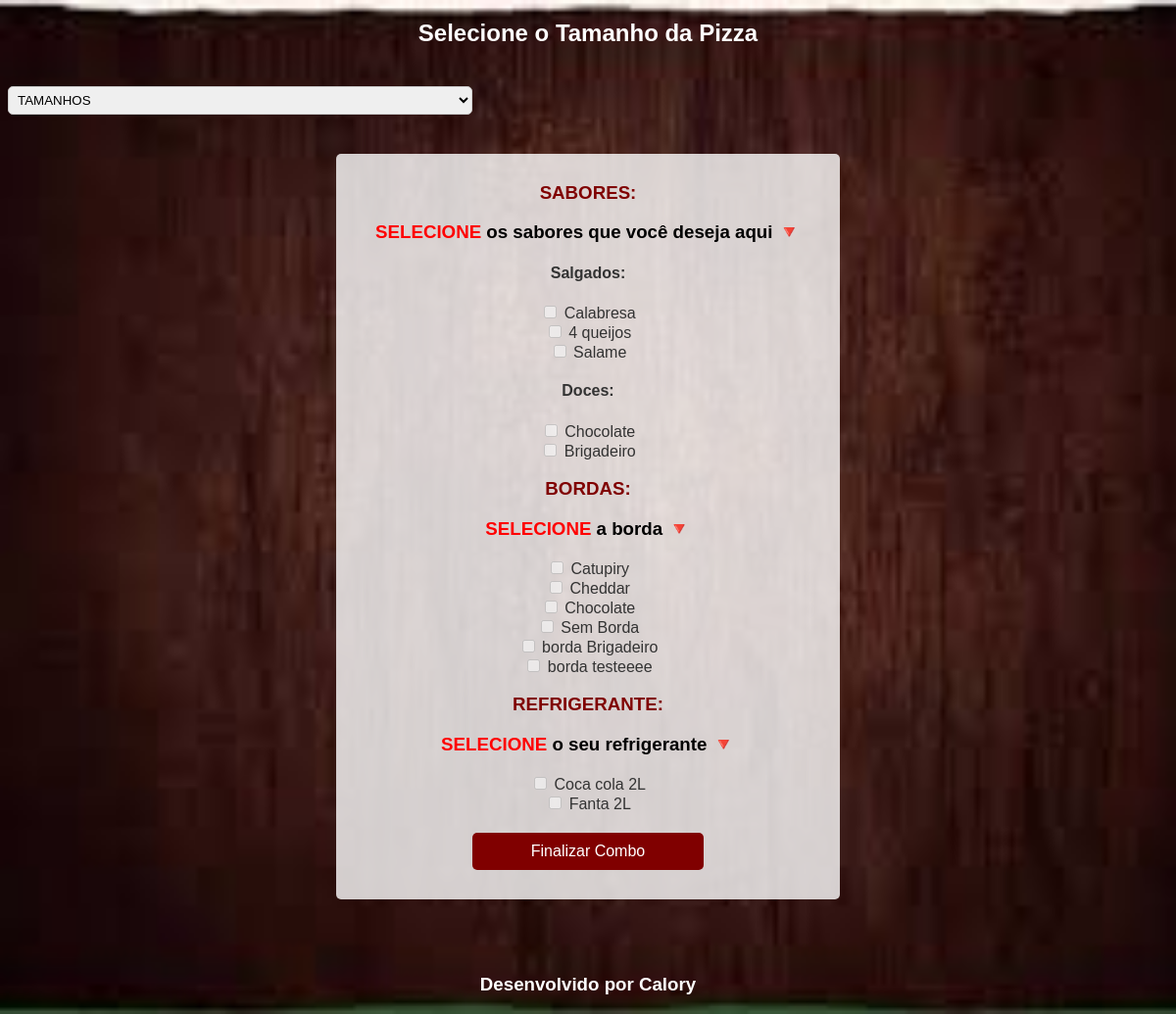
The app's page /montarCombo.php with its own data.
### tables this page shows
CREATE TABLE `montar` (
  `Id` int(11) NOT NULL AUTO_INCREMENT,
  `id_login` int(11) DEFAULT NULL,
  `id_variedades` int(11) DEFAULT NULL,
  `nome` varchar(100) DEFAULT NULL,
  `price` double DEFAULT NULL,
  `imagem` varchar(100) DEFAULT NULL,
  `status` tinyint(1) DEFAULT NULL,
  PRIMARY KEY (`Id`),
  KEY `id_variedades` (`id_variedades`),
  KEY `id_login` (`id_login`)
);

### montarCombo.php (the view, shortened to what this page needs)
<!DOCTYPE html>
<html>
    <head>
        <link rel="stylesheet" type="text/css" href="css/foods.css">
    </head>
    <body>
            <?php include('inc/container.php'); ?>
        <div class="pizzas">
            <form class="MontarC" method="post" action="cart.php?action=montarcombo">
                    <h1>Selecione o Tamanho da Pizza</h1>
                    <select name="item_name" id="tamanhoPizza" onchange="showHideFlavors()">
                        <option value="" disabled selected hidden style="display: flex; width: 100%;">TAMANHOS</option>
                    </select>
                <div class="saborEborda">
                            <label for="sabor">
                                    <span style="color: #800000;">
                                        <h3 style="color: #800000;">SABORES:</h3>
                                    </span>
                            </label>
                                <h3 style="color: black;">
                                    <span style="color: red;">SELECIONE</span> os sabores que você deseja aqui 🔻
                                </h3>
                                <div id="saboresContainer">
                                    <?php
                                    $conn = new mysqli("robb0254.publiccloud.com.br", "calor_developer", "@Samsung2023", "calorysistemas_delivery");
                                    $sqlDoces = "SELECT * FROM montar WHERE id_variedades = 5";
                                    $resultDoces = $conn->query($sqlDoces);
                                    if ($resultDoces->num_rows > 0) {
                                        echo '<h4>Salgados:</h4>';
                                        while ($rowDoces = $resultDoces->fetch_assoc()) {
                                            echo '<input type="checkbox" class="saborCheckbox saborDoceCheckbox" value="' . $rowDoces["nome"] . '"> ' . $rowDoces["nome"] . '<br>';
                                        }
                                    }
                                    $sqlSalgados = "SELECT * FROM montar WHERE id_variedades = 6";
                                    $resultSalgados = $conn->query($sqlSalgados);
                                    if ($resultSalgados->num_rows > 0) {
                                        echo '<h4>Doces:</h4>';
                                        while ($rowSalgados = $resultSalgados->fetch_assoc()) {
                                            echo '<input type="checkbox" class="saborCheckbox saborSalCheckbox" value="' . $rowSalgados["nome"] . '"> ' . $rowSalgados["nome"] . '<br>';
                                        }
                                    }
                                    ?>
                                </div>
                            <label for="bordas">
                            <span style="color: #800000;">
                                <h3 style="color: #800000;">BORDAS:</h3>
                            </span>
                        </label>
                        <h3 style="color: black;">
                            <span style="color: red;">SELECIONE</span> a borda 🔻
                        </h3>
                            <div id="bordasContainer">
                                <?
                                    $conn = new mysqli("robb0254.publiccloud.com.br", "calor_developer", "@Samsung2023", "calorysistemas_delivery");
                                $sql = "SELECT * FROM montar WHERE id_variedades = 4";
                                $result = $conn->query($sql);
                                if ($result->num_rows > 0) {
                                    while ($row = $result->fetch_assoc()) {
                                        echo '<input type="checkbox" class="bordasCheckbox" value="' . $row["nome"] . '"> ' . $row["nome"] . '<br>';
                                    }
                                }
                                ?>
                            </div>
                        <label for="refri">
                            <span style="color: #800000;">
                                <h3 style="color: #800000;">REFRIGERANTE:</h3>
                            </span>
                        </label>
                        <h3 style="color: black;">
                            <span style="color: red;">SELECIONE</span> o seu refrigerante 🔻
                        </h3>
                            <div id="refriContainer">
                                <?
                                    $conn = new mysqli("robb0254.publiccloud.com.br", "calor_developer", "@Samsung2023", "calorysistemas_delivery");
                                $sql = "SELECT * FROM montar WHERE id_variedades = 7";
                                $result = $conn->query($sql);
                                if ($result->num_rows > 0) {
                                    while ($row = $result->fetch_assoc()) {
                                        echo '<input type="checkbox" class="refriCheckbox" value="' . $row["nome"] . '"> ' . $row["nome"] . '<br>';
                                    }
                                }
                                ?>
                            </div>
                    <input class="my-btn" name="montarcombo" type="submit" value="Finalizar Combo">
                </div>
                </form>
        </div><br><br>
            <?php include('inc/footer.php'); ?>
    </body>
</html>

### css/foods.css (style rules this page uses)
input { border: 5px solid white; }

### montarCombo.php (style rules this page uses)
body { font-family: Arial, sans-serif; background-image: url('./images/fundo3.jpeg'); background-size: cover; background-repeat: no-repeat; background-attachment: fixed; color: #333; }
h3 { color: #fff; }
h1 { width: 40%; margin: 20px auto; text-align: center; color: #fff; font-size: 24px; margin-top: 20px; }
select[name="item_name"] { width: 40%; margin: 20px auto; padding: 5px; border: 1px solid #ccc; border-radius: 5px; }
.saborEborda { text-align: center; margin: 20px auto; padding: 10px 20px; width: 40%; background-color: rgba(255, 255, 255, 0.8); border-radius: 5px; }
.saborEborda h3 { color: #800000; }
.saborCheckbox, .bordasCheckbox { width: auto; }
.my-btn { display: block; width: 50%; margin: 20px auto; padding: 10px; background-color: #800000; color: #fff; border: none; border-radius: 5px; cursor: pointer; font-size: 16px; }

### records on screen
montar: nome "Calabresa"
montar: nome "4 queijos"
montar: nome "Salame"
montar: nome "Chocolate"
montar: nome "Brigadeiro"
montar: nome "Catupiry"
montar: nome "Cheddar"
montar: nome "Chocolate"
montar: nome "Sem Borda"
montar: nome "borda Brigadeiro"
montar: nome "borda testeeee"
montar: nome "Coca cola 2L"
montar: nome "Fanta 2L"
